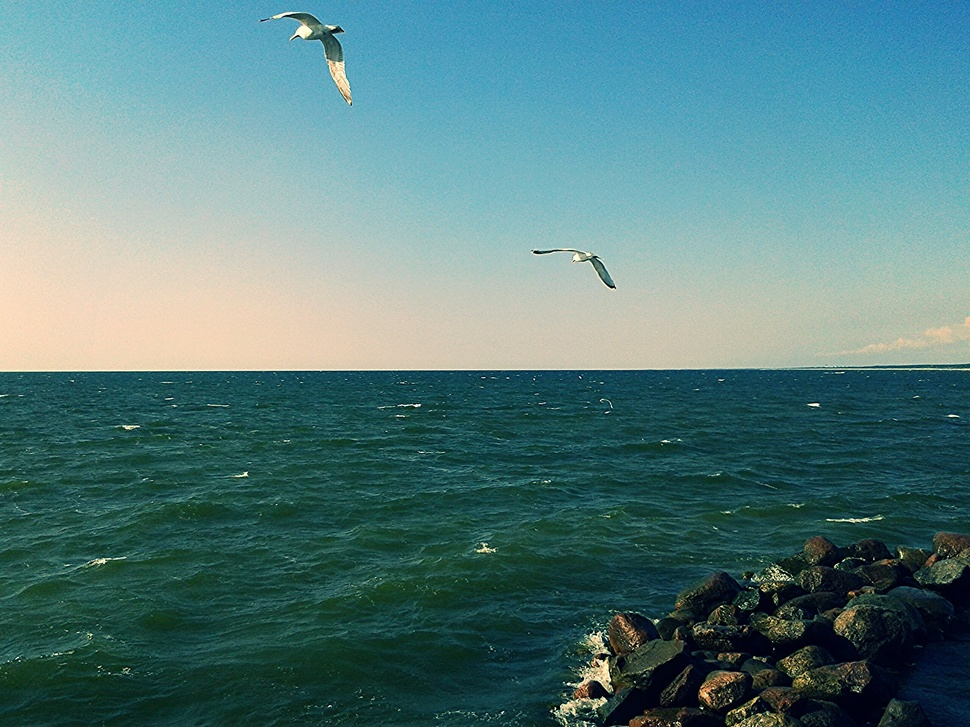
#> input picture sea.jpg, 970 x 727 px, shrunk from 2560 x 1920 before the run
$ python main.py
#> lines starting #> are read from the running program, lines starting #| are printed output that depends on the picture; long printed decimals are rounded
import numpy as np
from scipy import stats
import matplotlib.image as mpimg
import matplotlib.pyplot as plt


def rgb2gray(img):
    return np.dot(img[:255, :3], [0.299, 0.587, 0.114])


def main():
    sea_img = mpimg.imread('sea.jpg')
#> sea_img is the input picture: shape (727, 970, 3); mean R, G, B 85.8, 125, 125.5
    lavanda_img = mpimg.imread('lavanda.jpg')
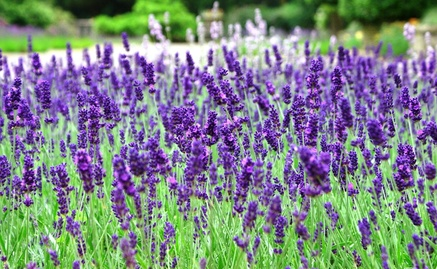
#> input picture lavanda.jpg, 437 x 269 px, shrunk from 1154 x 710 before the run
#> lavanda_img is the input picture: shape (269, 437, 3); mean R, G, B 126.7, 135.8, 135.1
    sea_gray_img = rgb2gray(sea_img)
#> sea_gray_img = 255 rows, first 8: [159.9, 166.9, 165.2], [153.9, 156.9, 167.9], [164.8, 166.1, 174.9], [174.8, 171.8, 163.9], [172.1, 161.1, 154.1], [158.1, 161.1, 169.8], [172.1, 162.1, 159.4], [178.1, 159.1, 164.1]
    lavanda_gray_img = rgb2gray(lavanda_img)
#> lavanda_gray_img = 255 rows, first 8: [106.9, 111.9, 109.1], [106.1, 113.1, 114.1], [102.7, 111.1, 116.1], [96.97, 103, 111], [89.78, 92.78, 101.3], [86.24, 87.24, 93], [78.22, 81.99, 86.88], [68.09, 75.86, 80.22]
    #print(sea_img)
    #plt.imshow(sea_gray_img)
    #plt.show()
    plt.imshow(sea_gray_img, cmap=plt.get_cmap('gray'))
    plt.show()
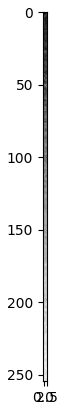
#> figure drawn by matplotlib, 1 panel
    plt.imshow(lavanda_gray_img, cmap=plt.get_cmap('gray'))
    plt.show()
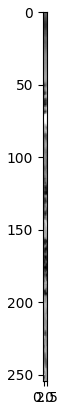
#> figure drawn by matplotlib, 1 panel
    sea_hist = plt.hist(sea_gray_img.ravel(), bins=25, label="sea histogram")
    plt.show()
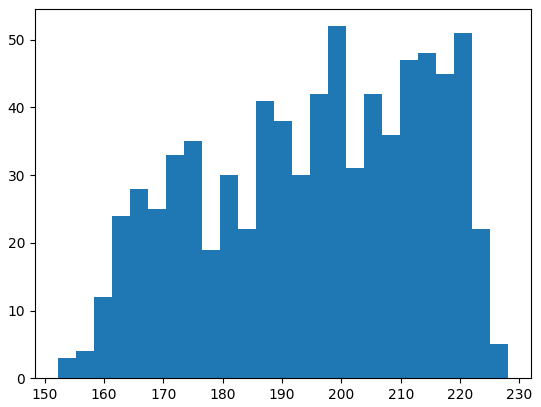
#> figure drawn by matplotlib, 1 panel; tallest bar 52 high, from x = 197.8 to 200.8
    lavanda_hist = plt.hist(lavanda_gray_img.ravel(), bins=25, label="lavanda histogram")
    plt.show()
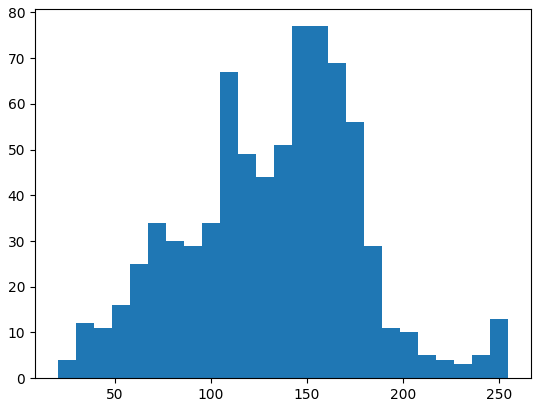
#> figure drawn by matplotlib, 1 panel
    print(f'Sea hist mean {np.mean(sea_hist[0])}')
#| Sea hist mean 30.6
    print(f'Lavanda hist mean {np.mean(lavanda_hist[0])}')
#| Lavanda hist mean 30.6
    print(f'Sea hist std {np.std(sea_hist[0])}')
#| Sea hist std 14.094
    print(f'Lavanda hist std {np.std(lavanda_hist[0])}')
#| Lavanda hist std 23.912
    print(f'Sea hist mode {max(set(sea_hist[0]), key=list(sea_hist[0]).count)}')
#| Sea hist mode 22.0
    print(f'Lavanda hist mode {max(set(lavanda_hist[0]), key=list(lavanda_hist[0]).count)}')
#| Lavanda hist mode 4.0
    print(f'Sea hist median {np.median(sea_hist[0])}')
#| Sea hist median 31.0
    print(f'Lavanda hist median {np.median(lavanda_hist[0])}')
#| Lavanda hist median 29.0
    print(f'Coorcoef of hist {np.corrcoef(sea_hist[0], lavanda_hist[0])[0][1]}')
#| Coorcoef of hist 0.2253
    print(f'Coorcoef of images {np.corrcoef(np.array([sea_gray_img.flatten(), lavanda_gray_img.flatten()]))[0][1]}')
#| Coorcoef of images 0.05624
    if stats.chisquare(sea_hist[0])[1]:
        print('the null hypothesis rejected for first image')
    else:
        print('the null hypothesis is true for first image')
    if stats.chisquare(lavanda_hist[0])[1]:
        print('the null hypothesis rejected for second image')
    else:
        print('the null hypothesis is true for second image')

main()
